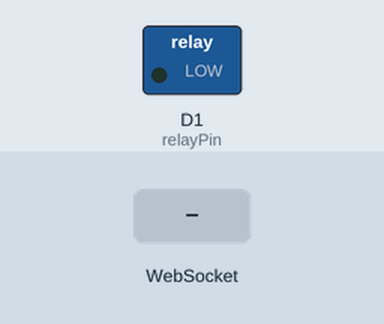
A sketch run on a simulated ESP8266 (NodeMCU). Parts: switched loads named in the sketch (green lamp = pin HIGH). Inputs (shaded band) come from the test bench. WiFi joins after 1.5 s; servers stay silent unless stated; what the sketch prints to the serial monitor is not drawn.

Above: at 2.7 s.
2.8 s: WebSocket text "OPEN" received
At 2.95 s:
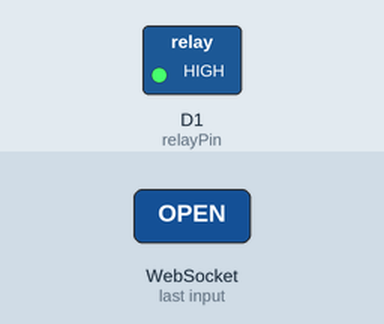
Timing chart, 0 to 5.8 s (numbered marks = the images above; inputs shaded):
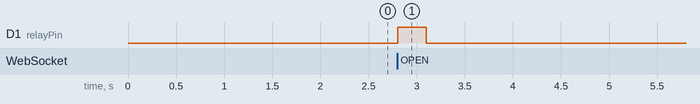

The sketch:

nodemcu.ino
```cpp
#include <WebSocketsServer.h>
#include <ESP8266WiFi.h>

// Definiçao do relé de acionamento do portao
#define relayPin D1

WebSocketsServer webSocket = WebSocketsServer(81);

// Definiçao da REDE Wifi utilizada
const char* ssid = "";
const char* password = "";

void webSocketEvent(uint8_t num, WStype_t type, uint8_t * payload, size_t lenght) {

  switch (type) {
    case WStype_DISCONNECTED:
      break;

    case WStype_CONNECTED:
      { IPAddress ip = webSocket.remoteIP(num);
        Serial.println(ip);
      }
      break;

    case WStype_TEXT:
      { String text = String((char *) &payload[0]);
        Serial.println(text);
        Serial.println(num);
        Serial.println(type);

        if (text == "OPEN") {
          webSocket.sendTXT(0, "Abrindo Portao");
          digitalWrite(relayPin, HIGH);
          delay(300); // Tempo de pulso 1 (HIGH) na entrada da placa do Portao
          digitalWrite(relayPin, LOW);
        }
      }
      break;

  }

}

void setup() {
  Serial.begin(9600);
  pinMode(relayPin, OUTPUT);

  WiFi.begin(ssid, password);
  while (WiFi.status() != WL_CONNECTED) {
    Serial.print(". ");
    delay(100);
  }
  Serial.println(WiFi.localIP());
  webSocket.begin();
  webSocket.onEvent(webSocketEvent);
}

void loop() {
 webSocket.loop();
}
```

Measured:
- after the input at 2.8 s, D1 (relayPin): LOW → HIGH at once, → LOW 0.30 s later
